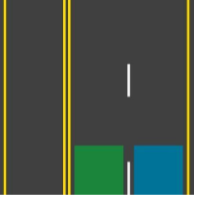
//> input picture OPENCV/1.png, 197 x 197 px
$ ./cv_WhiteLine   (built with g++ and OpenCV 4)
//> lines starting //> are read from the running program, lines starting //| are printed output that depends on the picture; after the words box and inside, x2 and y2 are one past the last pixel; in counts of white or black regions, pixels touching at a corner belong together
#include <opencv2/opencv.hpp>
#include <vector>
#include <iostream>
using namespace cv;
int main ()
{
    int iLowH = 0;
    int iHighH = 180;
    int iLowS = 0;
    int iHighS = 26;
    int iLowV = 234;
    int iHighV = 255;
    // [7 lines of commented-out code are left out]
    Mat imgOriginal = imread("1.png");
//> imgOriginal is the input picture: 197 rows x 197 cols, CV_8UC3; mean B, G, R 71.7, 84.8, 72.7
    //begin to recognition;
    if(imgOriginal.empty())
    {
        return 1;
    }


    /**HSVimge*/
    Mat imgHSV;//translate to the HSV IMGE
    cvtColor(imgOriginal, imgHSV, COLOR_BGR2HSV); //Convert the captured frame from BGR to HSV
//> imgHSV: 197 rows x 197 cols, CV_8UC3; mean H, S, V 22.9, 50.2, 88.9
    /**3chanleImage*/
    std::vector<Mat> hsvSplit;
    split(imgHSV, hsvSplit);
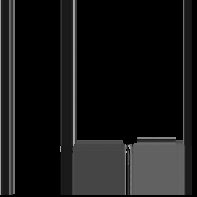
//> hsvSplit[0]: 197 rows x 197 cols, CV_8UC1; min 0, max 177, mean 22.9
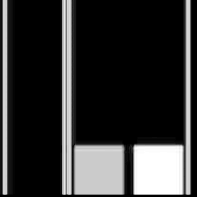
//> hsvSplit[1]: 197 rows x 197 cols, CV_8UC1; min 0, max 255, mean 50.2
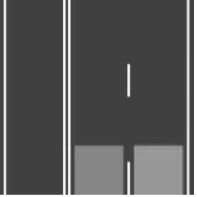
//> hsvSplit[2]: 197 rows x 197 cols, CV_8UC1; min 62, max 255, mean 88.9
    equalizeHist(hsvSplit[2],hsvSplit[2]);//Hist value;
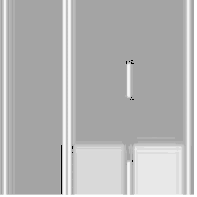
//> hsvSplit[2]: 197 rows x 197 cols, CV_8UC1; min 0, max 255, mean 180.9
    merge(hsvSplit,imgHSV);//merge the chanles;
//> imgHSV: 197 rows x 197 cols, CV_8UC3; mean H, S, V 22.9, 50.2, 180.9
    //pick color;
    Mat imgThresholded; //Threshold range contoral;
    inRange(imgHSV,Scalar(iLowH, iLowS, iLowV),Scalar(iHighH, iHighS, iHighV),imgThresholded); //Threshold the image
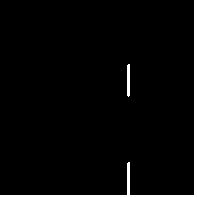
//> imgThresholded: 197 rows x 197 cols, CV_8UC1; 3% white; 2 white regions, box (x1, y1, x2, y2) and area: (0, 0, 197, 197) 1077, (127, 64, 130, 97) 96
    Mat element = getStructuringElement(MORPH_RECT, Size(3,3));
    morphologyEx(imgThresholded, imgThresholded, MORPH_OPEN, element);
//> imgThresholded: 197 rows x 197 cols, CV_8UC1; 3% white; 2 white regions, box (x1, y1, x2, y2) and area: (0, 0, 197, 197) 1075, (127, 65, 130, 96) 93
    morphologyEx(imgThresholded, imgThresholded, MORPH_CLOSE, element);

    imshow("prcess",imgThresholded);
    Mat imgcanny;
    Canny(imgThresholded,imgcanny,100,200);
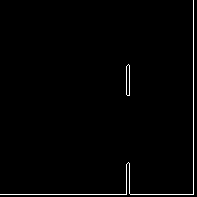
//> imgcanny: 197 rows x 197 cols, CV_8UC1; 1.3% white in thin lines or dots
    std::vector<Vec4f> Posline;
    //霍夫直线变换提取坐标；
    HoughLinesP(imgcanny,Posline,1,CV_PI/180.0,10,40.0,80.0);
//> Posline = 4 lines (x1, y1, x2, y2): [193, 194, 193, 0], [0, 194, 192, 194], [129, 193, 129, 65], [126, 193, 126, 66]
    //画直线；


    for(size_t i = 0 ; i < Posline.size() ;i++)
    {
        Vec4f lineP = Posline[i];
        line(imgOriginal,Point(lineP[0],lineP[1]),Point(lineP[2],lineP[3]),Scalar(37,160,0),1,LINE_AA);
    }
//> this loop made 4 passes
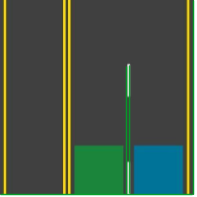
//> imgOriginal: 197 rows x 197 cols, CV_8UC3; 4.97% of pixels changed, all inside (x1, y1, x2, y2) = (0, 0, 195, 196)

    imshow("des",imgOriginal);
    waitKey();

    return 0;
}

$ run again, with OPENCV/11.png copied over OPENCV/1.png
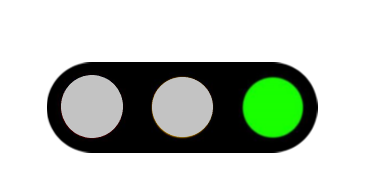
//> input picture OPENCV/11.png, 371 x 182 px
//> imgOriginal is the input picture: 182 rows x 371 cols, CV_8UC3; mean B, G, R 186.2, 196.8, 187.4
//> imgThresholded: 182 rows x 371 cols, CV_8UC1; 65.7% white; 1 black region, box (x1, y1, x2, y2) and area: (47, 62, 318, 153) 23177
//> `Canny(imgThresholded,imgcanny,100,200);`:
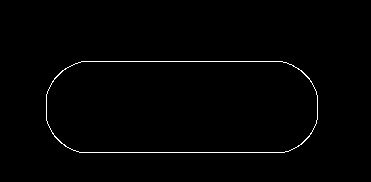
//> imgcanny: 182 rows x 371 cols, CV_8UC1; 0.99% white in thin lines or dots, all inside (x1, y1, x2, y2) = (46, 61, 318, 153)
//> Posline = 2 lines (x1, y1, x2, y2): [81, 61, 282, 61], [79, 152, 284, 152]
//> the loop `for(size_t i = 0 ; i < Posline.size() ;i++)` made 2 passes
//> after the loop `for(size_t i = 0 ; i < Posline.size() ;i++)`:
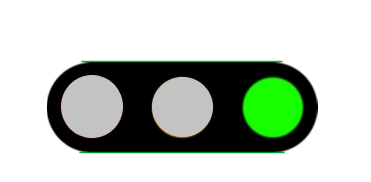
//> imgOriginal: 182 rows x 371 cols, CV_8UC3; 1.82% of pixels changed, all inside (x1, y1, x2, y2) = (79, 60, 286, 154)

$ run again, with OPENCV/13.PNG copied over OPENCV/1.png
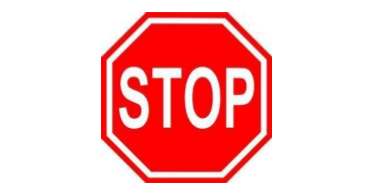
//> input picture OPENCV/13.PNG, 382 x 195 px
//> imgOriginal is the input picture: 195 rows x 382 cols, CV_8UC3; mean B, G, R 191.9, 192.1, 250.7
//> `Canny(imgThresholded,imgcanny,100,200);`:
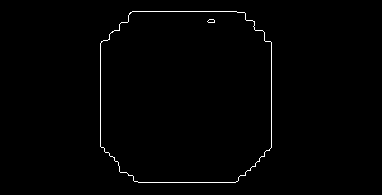
//> imgcanny: 195 rows x 382 cols, CV_8UC1; 0.87% white in thin lines or dots, all inside (x1, y1, x2, y2) = (100, 11, 272, 183)
//> Posline = 5 lines (x1, y1, x2, y2): [271, 147, 271, 42], [132, 11, 236, 11], [100, 146, 100, 43], [138, 182, 235, 182], [121, 22, 252, 20]
//> the loop `for(size_t i = 0 ; i < Posline.size() ;i++)` made 5 passes
//> after the loop `for(size_t i = 0 ; i < Posline.size() ;i++)`:
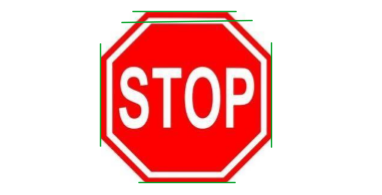
//> imgOriginal: 195 rows x 382 cols, CV_8UC3; 2.2% of pixels changed, all inside (x1, y1, x2, y2) = (99, 10, 273, 184)
